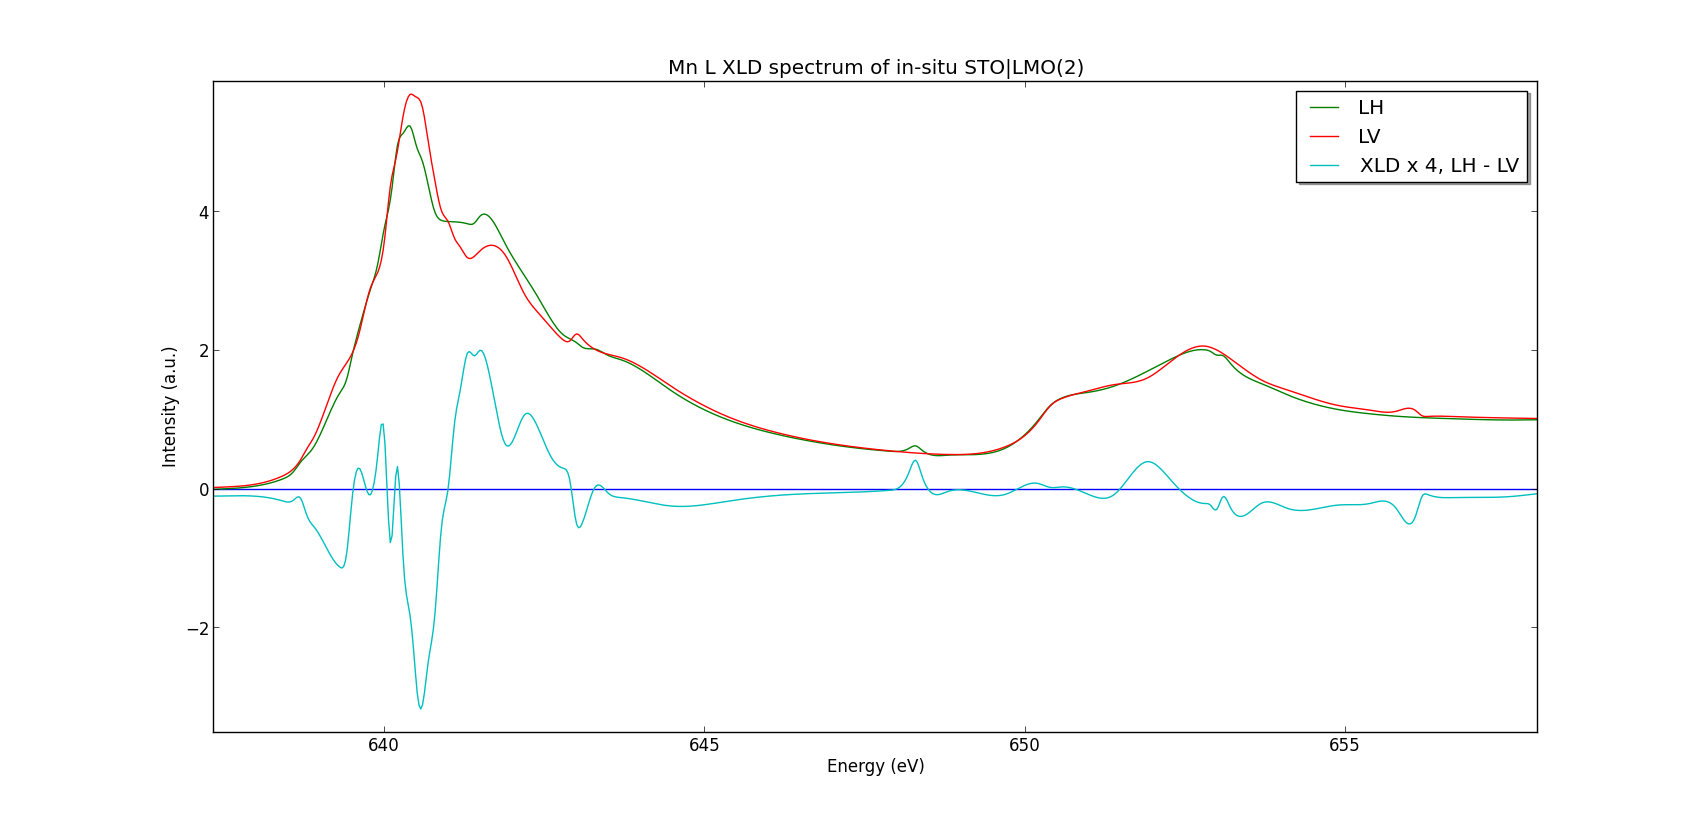

Python code for this plot:
"""
Script to analyse XLD and XMCD spectra
"""
import matplotlib.lines as mlines
import matplotlib.pyplot as plt
import numpy as np
import math
import copy
import random
import h5py
import copy
from scipy import interpolate

smooth = .001
FILE_LH = "../../Data/i09-75663.nxs"
FILE_LV = "../../Data/i09-75664.nxs"

import csv
def save(energies, spectrum, ext):
    name = 'LMO2MnLin'
    with open('csv/'+name+'-'+ext+'.csv', 'wb') as f:
        writer = csv.writer(f)
        writer.writerow(('energy','intensity'))
        for n, s in enumerate(spectrum):
            writer.writerow((energies[n], s))
        f.close()

def getBackground(energies, spectrum):
    
    last = len(energies)
    print 'LAST: ',last
    points = [1, 25, 65, 155, 185, 245, 278]
    B = 1
    answ = "n"

    # Simulating step-function
    step = []
    start = spectrum[points[1]]
    mid = spectrum[points[3]]
    end = spectrum[points[5]]
    try:
        for e in energies:
            # fermi-dirac distribution-like normalisation function
            n = diff1/(math.exp((energies[points[2]]-e)/B)+1)
            m = diff2/(math.exp((energies[points[4]]-e)/B)+1)
            step.append(n+m)
    except:
        diff1 = mid - start
        diff2 = end - mid
        global diff1
        global diff2
        for e in energies:
            # fermi-dirac distribution-like normalisation function
            n = diff1/(math.exp((energies[points[2]]-e)/B)+1)
            m = diff2/(math.exp((energies[points[4]]-e)/B)+1)
            step.append(n+m)
    fitspect = [s - step[n]+step[n] for n, s in enumerate(spectrum)]

##    while answ == "n":
##        plt.plot(energies, spectrum)
##        plt.plot(energies, [s+start for s in step])
##        for p in points:
##            plt.axvline(energies[p], color='k', linestyle='solid')
##        plt.show()
##            
##        answ = raw_input("Are the lines placed correctly? y/n: ")
##        while answ != "n" and answ != "y":
##            answ = raw_input("Use 'y' or 'n'. Are the lines correct?: ")
##
##        if answ == "y": break
##        print "Previous lines were places at ",points
##        for n, p in enumerate(points):
##            try: points[n] = int(raw_input("Line "+str(n+1)+" to: "))
##            except:
##                print "Invalid syntax"
##                points[n] = int(raw_input("Line "+str(n+1)+" to: "))
##        print points

    # Fitting 4th order polynomial to bg without step
    bg = range(points[0],points[1]) + [points[3]] + range(points[5],points[6])
    x, y = [energies[n] for n in bg], [fitspect[n] for n in bg]
    a, b, c, d, e =  np.polyfit(x, y, 4)
    norm = [a*i**4 + b*i**3 + c*i**2 + d*i + e for i in energies]
    spectNorm = [s-norm[n]+step[n] for n, s in enumerate(fitspect)]
    
    return norm, spectNorm

if __name__ == '__main__':
    print "Gathering measurements data"
    
    with h5py.File(FILE_LH, 'r') as f:
        energies = f["/entry1/instrument/pathgroup/pgmenergy"]
        
        spectrum = f["/entry1/smpmamp39/smpmiamp39"]
        i_0 = f["/entry1/sm5amp8/sm5amp8"]

        LHEnergies = [e for e in energies[2:-2]]
        LHSpectrum = [s/i_0[n]*100000 for n, s in enumerate(spectrum[2:-2])]

    with h5py.File(FILE_LV, 'r') as f:
        energies = f["/entry1/instrument/pathgroup/pgmenergy"]
        
        spectrum = f["/entry1/smpmamp39/smpmiamp39"]
        i_0 = f["/entry1/sm5amp8/sm5amp8"]

        LVEnergies = [e for e in energies[2:-2]]
        LVSpectrum = [s/i_0[n]*100000 for n, s in enumerate(spectrum[2:-2])]

    energies = np.linspace(LHEnergies[0], LHEnergies[-1], num=len(LHEnergies)*5, endpoint=True)

    print "============"
    print "First background"
    print "============"
    LHNorm, LHSpectrum_norm = getBackground(LHEnergies, LHSpectrum)
    splineRep = interpolate.splrep(LHEnergies, LHSpectrum_norm, s=smooth)
    LHSpectrum_norm = interpolate.splev(energies, splineRep, der=0)
    print "============"
    print "Second background"
    print "============"
    LVNorm, LVSpectrum_norm = getBackground(LVEnergies, LVSpectrum)
    splineRep = interpolate.splrep(LVEnergies, LVSpectrum_norm, s=smooth)
    LVSpectrum_norm = interpolate.splev(energies, splineRep, der=0)

    # Make XMCD
    XLD = [(LHSpectrum_norm[n]-s)*4 for n, s in enumerate(LVSpectrum_norm)]

    # Save data to CSV
    spectra = [LHSpectrum_norm, LVSpectrum_norm, XLD]
    for n, s in enumerate(spectra):
        save(energies, s, str(n+1))

    # Plot data
    plt.plot(energies, [0 for e in energies])
##    plt.plot(LVEnergies, LHSpectrum)
##    plt.plot(LVEnergies, LHNorm)
    plt.plot(energies, LHSpectrum_norm, label='LH')
    plt.plot(energies, LVSpectrum_norm, label='LV')
    plt.plot(energies, XLD, label='XLD x 4, LH - LV')
    
    legend = plt.legend(loc='upper right', shadow=True)
    title = plt.title("Mn L XLD spectrum of in-situ STO|LMO(2)")
    plt.xlabel("Energy (eV)")
    plt.ylabel("Intensity (a.u.)")
    plt.show()   
